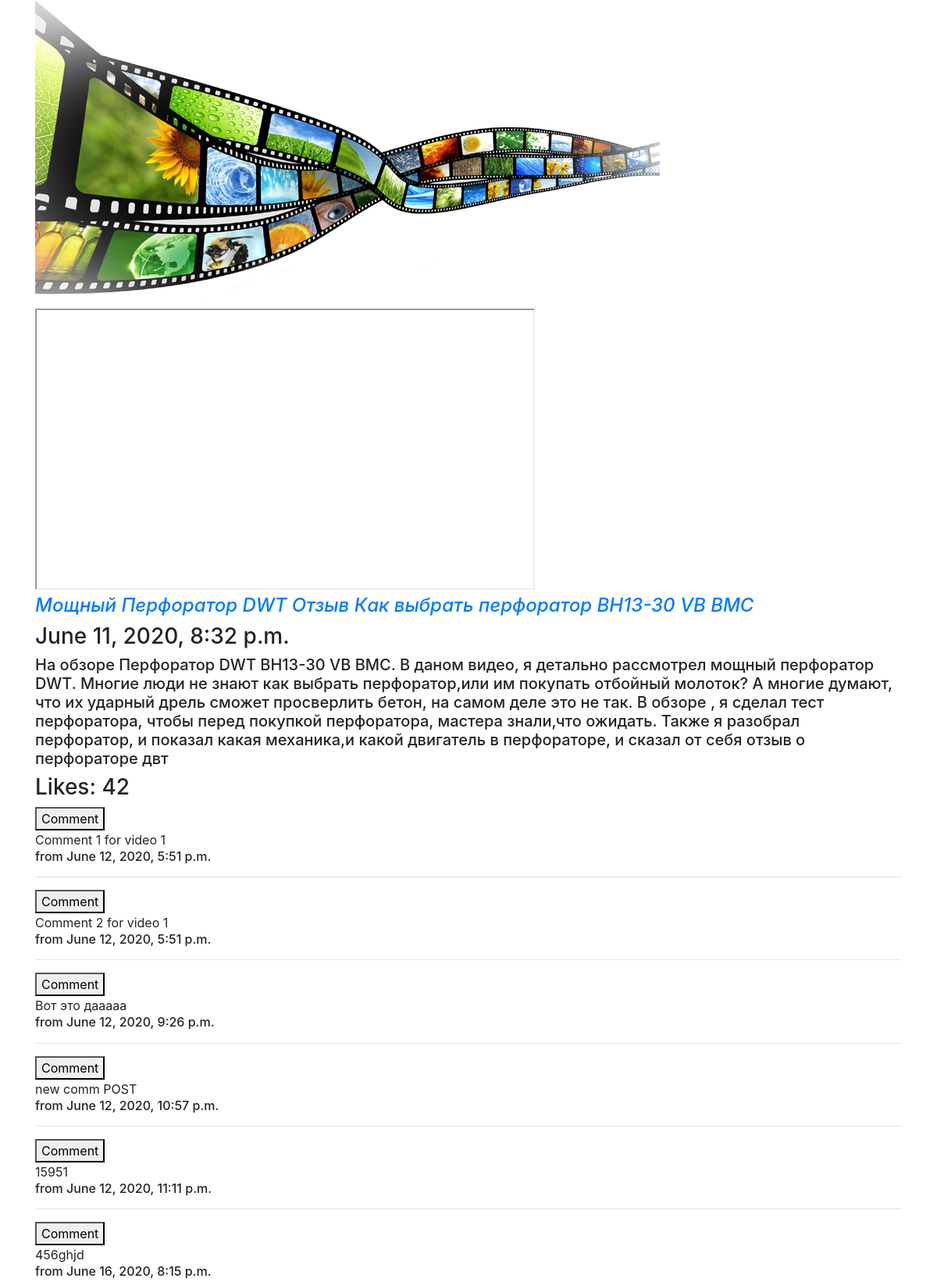
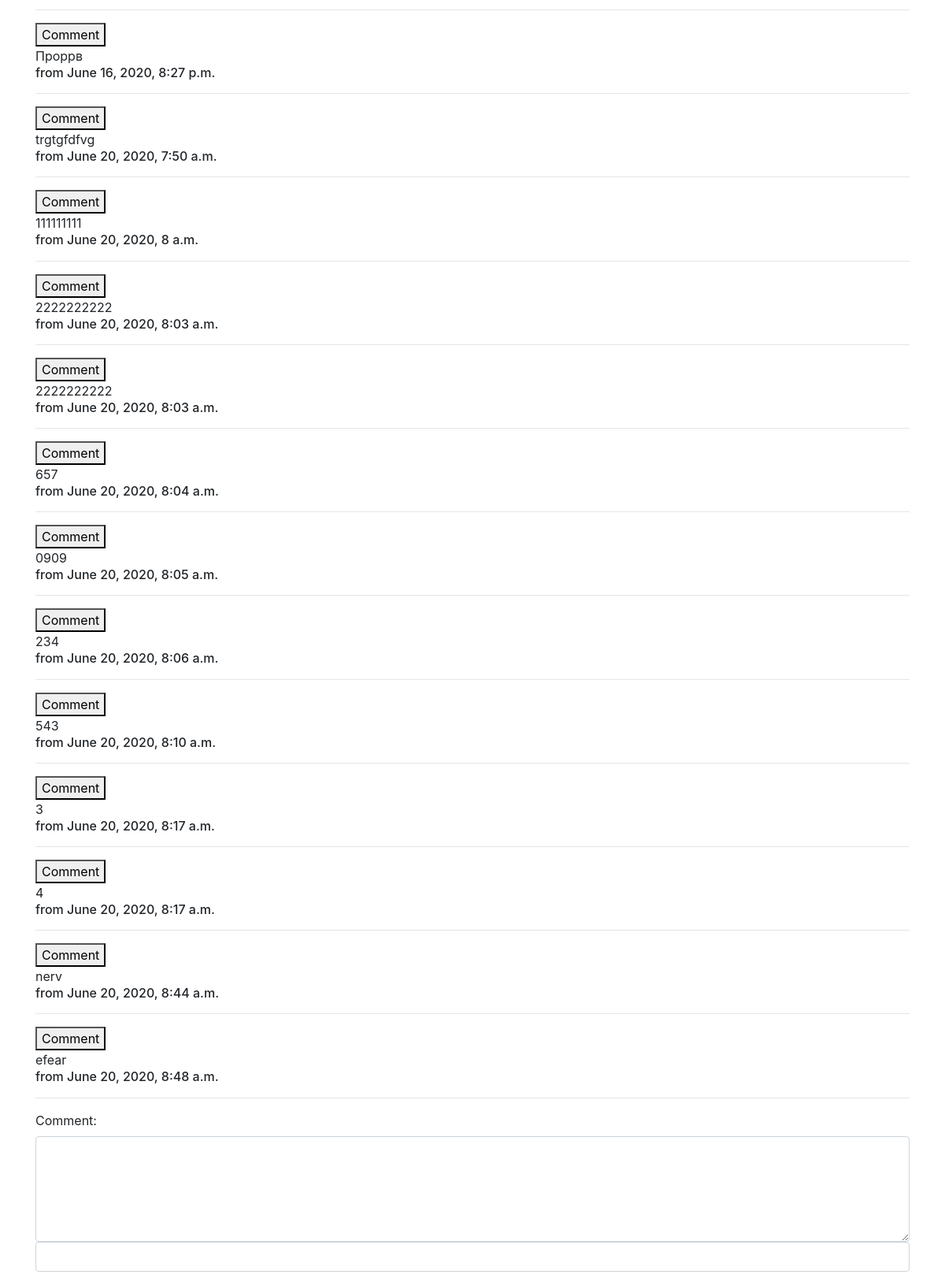
/hello/456/ (upper part), run on the app's committed database (2 pictures, top to bottom).
### showvideo/models.py (models this page shows, shortened)
class Video(models.Model):
    class Meta:
        verbose_name = "Видос"
        verbose_name_plural = "Видосы"
    slug = models.SlugField(unique=True,
                            verbose_name="Типа по-английски",
                            help_text="должен быть уникальным")
    urls = models.URLField(verbose_name="Ссылка")
    title = models.CharField(max_length=150, verbose_name="Назваха")
    date = models.DateTimeField(auto_now_add=True, verbose_name="Дата")
    description = models.TextField(verbose_name="Описалово",
                                   null=True,
                                   blank=True)
    likes = models.PositiveIntegerField(default=0, verbose_name="Лайкосы")

class Comment(models.Model):
    text = models.TextField(verbose_name="Текст комментария")
    date = models.DateTimeField(auto_now_add=True)
    comment_video = models.ForeignKey(Video, on_delete=models.CASCADE, related_name="comment")

### showvideo/views.py (the view)
# urls.py: re_path('456/', views.world, name="main_page"),
def world(request):
    response = {"name":"Alex", "d":34, "arr":"12345"}
    response["content"] = Video.objects.all()
    return render(request, "index.html", response)

### showvideo/templates/index.html (shortened to what this page needs)
{% extends "main_template.html" %}
{% load static %}
{% block video %}
    <img src="{% static "222.jpg" %}">
{% for video in content %}
    <iframe width="640" height="360" src="{{ video.urls }}"></iframe>
    <a href={% url "one_video" id=video.id %}>
        <h4>
            <i>{{ video.title }}</i>
        </h4>
    <h3>{{ video.date }}</h3>
    <h5>{{ video.description }}</h5>
    <h3 class="like" id="{{ video.id }}">Likes: {{ video.likes }}</h3>
    <div id="comment-container{{ video.id }}">
    {% for i in video.comment.all %}
        <button data-toggle="collapse" data-target="#demo{{ i.id }}">Comment</button>
            <div id="demo{{ i.id }}" class="collapse show">
            {{ i.text }}
            </div>
        <h6>from {{ i.date }}</h6>
        <hr>
    {% endfor %}
    </div>
{%  include "test.html" with some_id=video.id %}
{%  endfor %}
{% endblock %}

### showvideo/templates/test.html (shortened to what this page needs)
<form>
    <div class="form-group">
      <label for="comment">Comment:</label>
      <textarea class="form-control" rows="5" name="commentary" id="textarea{{ some_id }}"></textarea>
      <input class="form-control" type="password" name="pwd">
    </div>
</form>

### data on the page
Video: title "Мощный Перфоратор DWT Отзыв Как выбрать перфоратор BH13-30 VB BMC", date "June 11, 2020, 8:32 p.m.", description "На обзоре Перфоратор DWT BH13-30 VB BMC. В даном видео, я детально рассмотрел мощный перфоратор DWT. Многие люди не знают как выбрать перфоратор,или им покупать отбойный молоток? А многие думают, что их ударный дрель сможет просверлить бетон, на самом деле это не так. В обзоре , я сделал тест перфоратора, чтобы перед покупкой перфоратора, мастера знали,что ожидать. Также я разобрал перфоратор, и показал какая механика,и какой двигатель в перфораторе, и сказал от себя отзыв о перфораторе двт", likes "42"
Comment: text "Comment 1 for video 1", date "June 12, 2020, 5:51 p.m."
Comment: text "Comment 2 for video 1", date "June 12, 2020, 5:51 p.m."
Comment: text "Вот это дааааа", date "June 12, 2020, 9:26 p.m."
Comment: text "new comm POST", date "June 12, 2020, 10:57 p.m."
Comment: text "15951", date "June 12, 2020, 11:11 p.m."
Comment: text "456ghjd", date "June 16, 2020, 8:15 p.m."
Comment: text "Проррв", date "June 16, 2020, 8:27 p.m."
Comment: text "trgtgfdfvg", date "June 20, 2020, 7:50 a.m."
Comment: text "111111111", date "June 20, 2020, 8 a.m."
Comment: text "2222222222", date "June 20, 2020, 8:03 a.m."
Comment: text "2222222222", date "June 20, 2020, 8:03 a.m."
Comment: text "657", date "June 20, 2020, 8:04 a.m."
Comment: text "0909", date "June 20, 2020, 8:05 a.m."
Comment: text "234", date "June 20, 2020, 8:06 a.m."
Comment: text "543", date "June 20, 2020, 8:10 a.m."
Comment: text "3", date "June 20, 2020, 8:17 a.m."
Comment: text "4", date "June 20, 2020, 8:17 a.m."
Comment: text "nerv", date "June 20, 2020, 8:44 a.m."
Comment: text "efear", date "June 20, 2020, 8:48 a.m."
